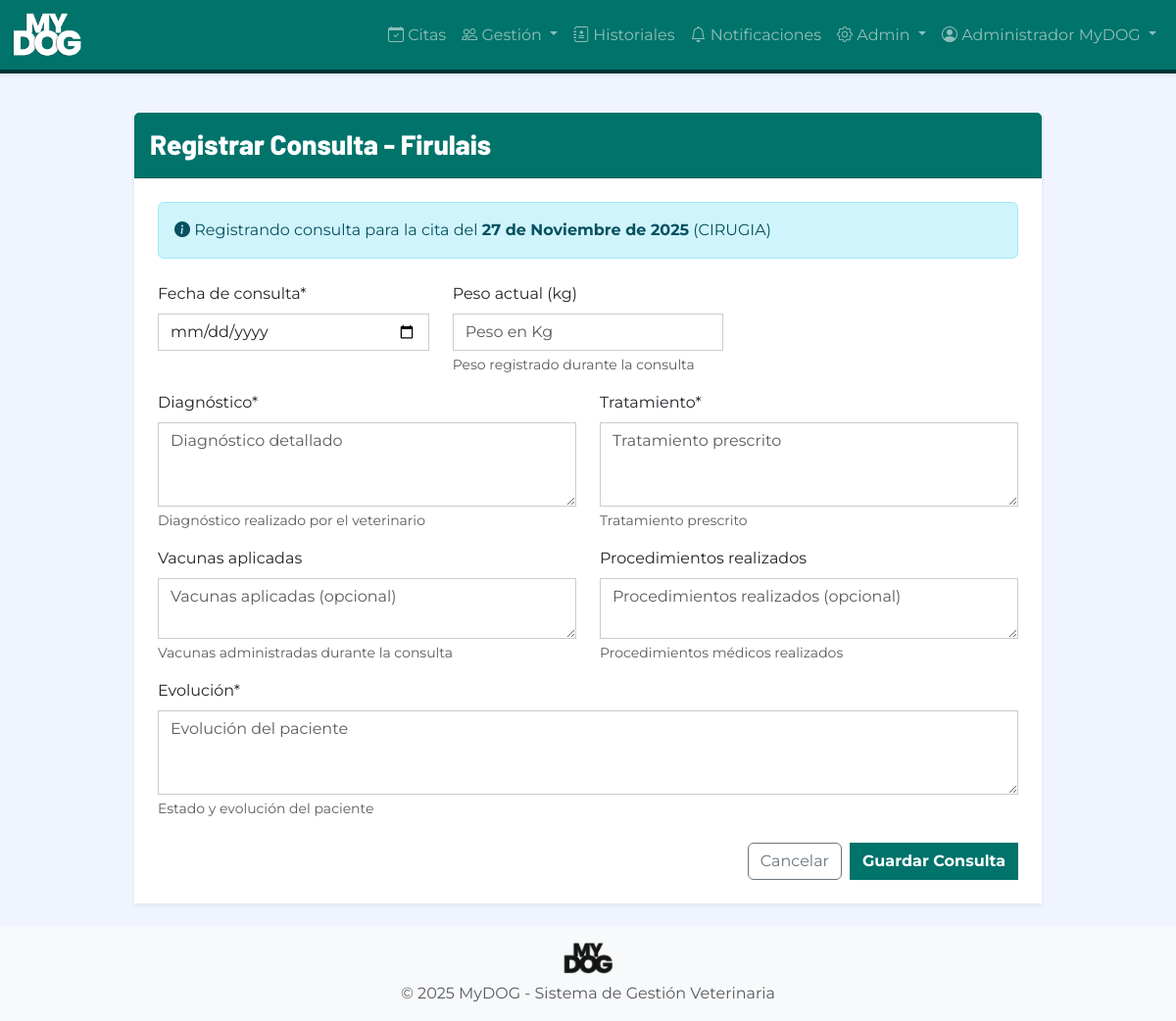
Screenshot of /historiales/registrar/7/cita/7/ (signed in) with the database file from the repository.
### autenticacion/models.py (models this page shows, shortened)
class Usuario(AbstractUser):
    ROL_CHOICES = [
        ('ADMIN', 'Administrador'),
        ('VETERINARIO', 'Veterinario'),
        ('ADMINISTRATIVO', 'Personal Administrativo'),
        ('PROPIETARIO', 'Propietario'),
    ]
    rol = models.CharField(
        max_length=20,
        choices=ROL_CHOICES,
        verbose_name='Rol',
        help_text='Rol del usuario en el sistema'
    )
    activo = models.BooleanField(
        default=True,
        verbose_name='Activo',
        help_text='Indica si el usuario puede acceder al sistema'
    )
    intentos_fallidos = models.IntegerField(
        default=0,
        verbose_name='Intentos fallidos',
        help_text='Número de intentos fallidos de login consecutivos'
    )
    bloqueado_hasta = models.DateTimeField(
        null=True,
        blank=True,
        verbose_name='Bloqueado hasta',
        help_text='Fecha y hora hasta la cual el usuario está bloqueado'
    )
    foto_perfil = models.ImageField(
        upload_to='perfiles/',
        null=True,
        blank=True,
        verbose_name='Foto de perfil'
    )
    telefono = models.CharField(
        max_length=15,
        blank=True,
        verbose_name='Teléfono'
    )
    fecha_creacion = models.DateTimeField(
        auto_now_add=True,
        verbose_name='Fecha de creación'
    )
    fecha_modificacion = models.DateTimeField(
        auto_now=True,
        verbose_name='Fecha de modificación'
    )
    class Meta:
        verbose_name = 'Usuario'
        verbose_name_plural = 'Usuarios'
        ordering = ['-fecha_creacion']
    def es_admin(self):
        return self.rol == 'ADMIN'

### citas/models.py (models this page shows, shortened)
class Cita(models.Model):
    ESTADO_CHOICES = [
        ('PROGRAMADA', 'Programada'),
        ('CONFIRMADA', 'Confirmada'),
        ('COMPLETADA', 'Completada'),
        ('CANCELADA', 'Cancelada'),
        ('INASISTENCIA', 'Inasistencia'),
    ]
    propietario = models.ForeignKey(
        'propietarios.Propietario',
        on_delete=models.PROTECT,
        related_name='citas',
        verbose_name='Propietario',
        help_text='Propietario de la mascota'
    )
    mascota = models.ForeignKey(
        'mascotas.Mascota',
        on_delete=models.PROTECT,
        related_name='citas',
        verbose_name='Mascota',
        help_text='Mascota a atender'
    )
    servicio = models.ForeignKey(
        'servicios.Servicio',
        on_delete=models.PROTECT,
        related_name='citas',
        verbose_name='Servicio',
        help_text='Servicio veterinario solicitado'
    )
    veterinario = models.ForeignKey(
        'autenticacion.Usuario',
        on_delete=models.PROTECT,
        limit_choices_to={'rol': 'VETERINARIO'},
        related_name='citas_asignadas',
        verbose_name='Veterinario',
        help_text='Veterinario asignado'
    )
    fecha = models.DateField(
        verbose_name='Fecha',
        help_text='Fecha de la cita'
    )
    hora = models.TimeField(
        verbose_name='Hora',
        help_text='Hora de inicio de la cita'
    )
    estado = models.CharField(
        max_length=15,
        choices=ESTADO_CHOICES,
        default='PROGRAMADA',
        verbose_name='Estado'
    )
    es_emergencia = models.BooleanField(
        default=False,
        verbose_name='Es emergencia',
        help_text='Indica si es una cita de emergencia (sin restricciones de horario)'
    )
    observaciones = models.TextField(
        max_length=500,
        blank=True,
        verbose_name='Observaciones',
        help_text='Observaciones o motivo de la cita'
    )
    motivo_cancelacion = models.TextField(
        max_length=500,
        blank=True,
        verbose_name='Motivo de cancelación',
        help_text='Motivo por el cual se canceló la cita'
    )
    fecha_creacion = models.DateTimeField(
        auto_now_add=True,
        verbose_name='Fecha de creación'
    )
    fecha_modificacion = models.DateTimeField(
        auto_now=True,
        verbose_name='Fecha de modificación'
    )
    usuario_creador = models.ForeignKey(
        'autenticacion.Usuario',
        on_delete=models.PROTECT,
        related_name='citas_creadas',
        verbose_name='Usuario creador',
        help_text='Usuario que creó la cita'
    )
    class Meta:
        verbose_name = 'Cita'
        verbose_name_plural = 'Citas'
        ordering = ['-fecha', '-hora']
        indexes = [
            models.Index(fields=['fecha', 'hora']),
            models.Index(fields=['veterinario', 'fecha']),
            models.Index(fields=['estado']),
        ]
        unique_together = [['veterinario', 'fecha', 'hora']]  # No permitir citas duplicadas

### servicios/models.py (models this page shows, shortened)
class Servicio(models.Model):
    TIPO_CHOICES = [
        ('CONSULTA', 'Consulta veterinaria'),
        ('VACUNACION', 'Vacunación'),
        ('DESPARASITACION', 'Desparasitación'),
        ('CIRUGIA', 'Cirugía'),
        ('CONTROL_PESO', 'Control de peso'),
        ('PELUQUERIA', 'Peluquería'),
        ('VENTA_PRODUCTOS', 'Venta de productos'),
        ('OTRO', 'Otro'),
    ]
    nombre = models.CharField(
        max_length=20,
        choices=TIPO_CHOICES,
        unique=True,
        verbose_name='Nombre del servicio',
        help_text='Tipo de servicio veterinario'
    )
    duracion_minutos = models.PositiveIntegerField(
        validators=[MinValueValidator(15)],
        verbose_name='Duración en minutos',
        help_text='Duración estimada del servicio (mínimo 15 minutos)'
    )
    precio = models.DecimalField(
        max_digits=10,
        decimal_places=2,
        validators=[MinValueValidator(0)],
        verbose_name='Precio',
        help_text='Precio del servicio en pesos colombianos'
    )
    descripcion = models.TextField(
        max_length=500,
        blank=True,
        verbose_name='Descripción',
        help_text='Descripción detallada del servicio (opcional)'
    )
    activo = models.BooleanField(
        default=True,
        verbose_name='Activo',
        help_text='Indica si el servicio está disponible para agendamiento'
    )
    color_calendario = models.CharField(
        max_length=7,
        default='#00736A',
        verbose_name='Color en calendario',
        help_text='Color en formato hexadecimal para mostrar en calendario'
    )
    fecha_creacion = models.DateTimeField(
        auto_now_add=True,
        verbose_name='Fecha de creación'
    )
    fecha_modificacion = models.DateTimeField(
        auto_now=True,
        verbose_name='Fecha de modificación'
    )
    class Meta:
        verbose_name = 'Servicio'
        verbose_name_plural = 'Servicios'
        ordering = ['nombre']

### historiales/views.py (the view)
# urls.py: path('registrar/<int:mascota_id>/', views.registrar_consulta, name='registrar'),
@login_required
@veterinario_required
def registrar_consulta(request, mascota_id, cita_id=None):
    mascota = get_object_or_404(Mascota, pk=mascota_id)
    cita = None
    if cita_id:
        cita = get_object_or_404(Cita, pk=cita_id)
    if request.method == 'POST':
        form = HistorialClinicoForm(request.POST)
        if form.is_valid():
            consulta = form.save(commit=False)
            consulta.mascota = mascota
            consulta.veterinario = request.user
            if cita:
                consulta.cita = cita
                cita.estado = 'COMPLETADA'
                cita.save()
            consulta.save()
            if consulta.peso_actual:
                mascota.peso = consulta.peso_actual
                mascota.save()
            messages.success(request, 'Consulta registrada exitosamente.')
            return redirect('historiales:detalle', pk=consulta.pk)
    else:
        initial_data = {'fecha_consulta': timezone.now().date()}
        if cita:
            initial_data['fecha_consulta'] = cita.fecha
        form = HistorialClinicoForm(initial=initial_data)
    context = {
        'form': form,
        'mascota': mascota,
        'cita': cita,
        'titulo': f'Registrar Consulta - {mascota.nombre}'
    }
    return render(request, 'historiales/formulario.html', context)

### historiales/forms.py
class HistorialClinicoForm(forms.ModelForm):
    class Meta:
        model = HistorialClinico
        fields = ['fecha_consulta', 'diagnostico', 'tratamiento', 'vacunas', 'procedimientos', 'evolucion', 'peso_actual']
        widgets = {
            'fecha_consulta': forms.DateInput(attrs={'class': 'form-control', 'type': 'date'}),
            'diagnostico': forms.Textarea(attrs={'class': 'form-control', 'rows': 3, 'placeholder': 'Diagnóstico detallado'}),
            'tratamiento': forms.Textarea(attrs={'class': 'form-control', 'rows': 3, 'placeholder': 'Tratamiento prescrito'}),
            'vacunas': forms.Textarea(attrs={'class': 'form-control', 'rows': 2, 'placeholder': 'Vacunas aplicadas (opcional)'}),
            'procedimientos': forms.Textarea(attrs={'class': 'form-control', 'rows': 2, 'placeholder': 'Procedimientos realizados (opcional)'}),
            'evolucion': forms.Textarea(attrs={'class': 'form-control', 'rows': 3, 'placeholder': 'Evolución del paciente'}),
            'peso_actual': forms.NumberInput(attrs={'class': 'form-control', 'step': '0.01', 'placeholder': 'Peso en Kg'}),
        }

### templates/historiales/formulario.html (shortened to what this page needs)
{% extends 'base.html' %}
{% load crispy_forms_tags %}
{% block content %}
<div class="row justify-content-center">
    <div class="col-md-10">
        <div class="card shadow-sm border-0">
            <div class="card-header bg-primary-mydog text-white py-3">
                <h3 class="font-titulo mb-0">{{ titulo }}</h3>
            </div>
            <div class="card-body p-4">
                {% if cita %}
                <div class="alert alert-info mb-4">
                    <i class="bi bi-info-circle-fill"></i> Registrando consulta para la cita del <strong>{{ cita.fecha }}</strong> ({{ cita.servicio.nombre }})
                </div>
                {% endif %}
                <form method="post">
                    <div class="row">
                        <div class="col-md-4">
                            {{ form.fecha_consulta|as_crispy_field }}
                        </div>
                        <div class="col-md-4">
                            {{ form.peso_actual|as_crispy_field }}
                        </div>
                    </div>
                    <div class="row">
                        <div class="col-md-6">
                            {{ form.diagnostico|as_crispy_field }}
                        </div>
                        <div class="col-md-6">
                            {{ form.tratamiento|as_crispy_field }}
                        </div>
                    </div>
                    <div class="row">
                        <div class="col-md-6">
                            {{ form.vacunas|as_crispy_field }}
                        </div>
                        <div class="col-md-6">
                            {{ form.procedimientos|as_crispy_field }}
                        </div>
                    </div>
                    {{ form.evolucion|as_crispy_field }}
                    <div class="d-flex justify-content-end gap-2 mt-4">
                        <a href="{% url 'historiales:lista_mascota' mascota.pk %}" class="btn btn-outline-secondary">Cancelar</a>
                        <button type="submit" class="btn btn-primary-mydog">Guardar Consulta</button>
                    </div>
                </form>
            </div>
        </div>
    </div>
</div>
{% endblock %}

### templates/base.html (shortened to what this page needs)
{% load static %}
<!DOCTYPE html>
<html lang="es">
<head>
    <link href="https://cdn.jsdelivr.net/npm/bootstrap@5.3.0/dist/css/bootstrap.min.css" rel="stylesheet">
    <link rel="stylesheet" href="https://cdn.jsdelivr.net/npm/bootstrap-icons@1.11.0/font/bootstrap-icons.css">
    <link rel="stylesheet" href="{% static 'css/base.css' %}">
    <link rel="stylesheet" href="{% static 'css/responsive.css' %}">
</head>
<body>
    <nav class="navbar navbar-expand-lg navbar-dark bg-primary-mydog shadow-sm">
        <div class="container-fluid">
            <a class="navbar-brand" href="{% url 'home' %}">
                <img src="{% static 'img/logo-mydog-blanco.png' %}" alt="MyDOG" height="45" class="d-inline-block">
            </a>
            <div class="collapse navbar-collapse" id="navbarNav">
                <ul class="navbar-nav ms-auto">
                    {% if user.is_authenticated %}
                        {% if user.rol != 'PROPIETARIO' %}
                        <li class="nav-item">
                            <a class="nav-link" href="{% url 'citas:calendario' %}">
                                <i class="bi bi-calendar-check"></i> Citas
                            </a>
                        </li>
                        <li class="nav-item dropdown">
                            <a class="nav-link dropdown-toggle" href="#" role="button" data-bs-toggle="dropdown">
                                <i class="bi bi-people"></i> Gestión
                            </a>
                        </li>
                        {% endif %}
                        <li class="nav-item">
                            <a class="nav-link" href="{% url 'historiales:mis_mascotas' %}">
                                <i class="bi bi-journal-medical"></i>
                                {% if user.rol == 'PROPIETARIO' %}Mis Mascotas{% else %}Historiales{% endif %}
                            </a>
                        </li>
                        <li class="nav-item">
                            <a class="nav-link" href="{% url 'notificaciones:lista' %}">
                                <i class="bi bi-bell"></i> Notificaciones
                            </a>
                        </li>
                        {% if user.es_admin %}
                        <li class="nav-item dropdown">
                            <a class="nav-link dropdown-toggle" href="#" role="button" data-bs-toggle="dropdown">
                                <i class="bi bi-gear"></i> Admin
                            </a>
                        </li>
                        {% endif %}
                        <li class="nav-item dropdown">
                            <a class="nav-link dropdown-toggle" href="#" role="button" data-bs-toggle="dropdown">
                                <i class="bi bi-person-circle"></i> {{ user.get_full_name|default:user.username }}
                            </a>
                        </li>
                    {% else %}
                        <li class="nav-item">
                            <a class="nav-link" href="{% url 'autenticacion:login' %}">Iniciar Sesión</a>
                        </li>
                    {% endif %}
                </ul>
            </div>
        </div>
    </nav>
    <main class="container py-4">
        {% block content %}{% endblock %}
    </main>
    <footer class="footer mt-auto py-3 bg-light">
        <div class="container text-center">
            <img src="{% static 'img/logo-mydog-negro.png' %}" alt="MyDOG" height="32" class="mb-2">
            <p class="text-muted mb-0">&copy; 2025 MyDOG - Sistema de Gestión Veterinaria</p>
        </div>
    </footer>
</body>
</html>

### static/css/base.css (style rules this page uses)
:root { --color-primary: #00736A; --color-secondary: #003535; --color-accent: #F95C32; --color-accent-light: #0FF7750; --color-bg-light: #F0F4FF; --color-gray: #CCCBD1; --color-white: #FFFFFF; --color-black: #000000; --font-titulo: 'Barlow', sans-serif; --font-subtitulo: 'Montserrat', sans-serif; --font-texto: 'Montserrat', sans-serif; }
body { font-family: var(--font-texto); background-color: var(--color-bg-light); color: var(--color-black); }
h1, h2, h3, h4, h5, h6, .font-titulo { font-family: var(--font-titulo); font-weight: 800; }
.bg-primary-mydog { background-color: var(--color-primary) !important; }
.btn-primary-mydog { background-color: var(--color-primary); border-color: var(--color-primary); color: var(--color-white); font-family: var(--font-subtitulo); font-weight: 700; border-radius: 0 !important; }
.card { border-radius: 0 !important; }
.form-control, .form-select { border-radius: 0 !important; border-color: var(--color-gray); }
.navbar { box-shadow: 0 2px 4px rgba(0,0,0,0.1); box-shadow: none; border-bottom: 4px solid var(--color-secondary); }

### templates/base.html (style rules this page uses)
html, body { height: 100%; }
body { display: flex; flex-direction: column; }
main { flex: 1 0 auto; }
footer { flex-shrink: 0; }

### rows the page displays
Usuario: get_full_name "Administrador MyDOG"
Cita: fecha "27 de Noviembre de 2025", servicio.nombre "CIRUGIA"

### other values shown
{{ titulo }} "Registrar Consulta - Firulais"
